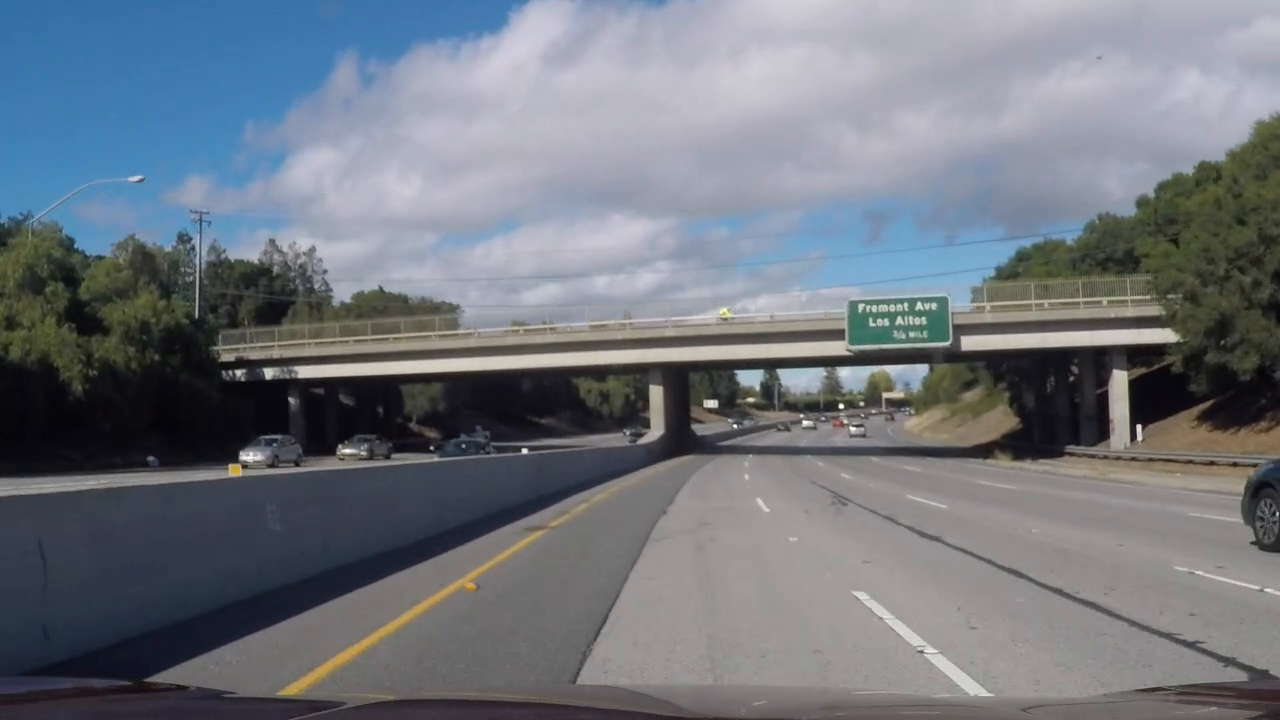
#> input picture test_images/image_74.jpg, 1280 x 720 px
$ python -i process_video.py   (imports and definitions only)   (older library calls are emulated)
#> lines starting #> are read from the running program, lines starting #| are printed output that depends on the picture; after the words box and inside, x2 and y2 are one past the last pixel; in counts of white or black regions, pixels touching at a corner belong together
### utils.py
import pickle
import cv2
import numpy as np

dist_pickle = pickle.load(open("cal_params.p", "rb"))
#> (reads cal_params.p from the repository)
mtx = dist_pickle["mtx"]
dist = dist_pickle["dist"]


# [47 lines left out: functions abs_sobel_thresh, mag_thresh, dir_threshold, color_select, not called in this run]


def red_select(img, r_thresh=(0, 255)):
    r = img[:, :, 0]

    r_binary = np.zeros_like(r)
    r_binary[(r > r_thresh[0]) & (r <= r_thresh[1])] = 1
    return r_binary


# [7 lines left out: function hls_select, not called in this run]


def hsv_select(img, v_thresh=(0, 255)):
    hsv = cv2.cvtColor(img, cv2.COLOR_RGB2HSV)
    v = hsv[:,:,2]

    v_binary = np.zeros_like(v)
    v_binary[(v > v_thresh[0]) & (v <= v_thresh[1])] = 1
    return v_binary


def warp(img, bottom_width, mid_width, height_pct):
    img_size = (img.shape[1], img.shape[0])
    bot_width = bottom_width
    mid_width = mid_width
    height_pct = height_pct
    bottom_trim = 0.935
    offset = img_size[0] * 0.25
    src = np.float32([[img.shape[1]*(0.5-mid_width/2), img.shape[0]*height_pct],
                      [img.shape[1]*(0.5+mid_width/2), img.shape[0]*height_pct],
                      [img.shape[1]*(0.5+bot_width/2), img.shape[0]*bottom_trim],
                      [img.shape[1]*(0.5-bot_width/2), img.shape[0]*bottom_trim]])
    dst = np.float32([[offset, 0],
                      [img_size[0]-offset, 0],
                      [img_size[0]-offset, img_size[1]],
                      [offset, img_size[1]]])

    M = cv2.getPerspectiveTransform(src, dst)
    Minv = cv2.getPerspectiveTransform(dst, src)
    warped = cv2.warpPerspective(img, M, img_size, flags=cv2.INTER_LINEAR)
    return warped, Minv


# [41 lines left out: functions roi_area, calculate_curvature, not called in this run]

### process_video.py
from moviepy.editor import VideoFileClip
from utils import *
from lane_identifier import LaneIdentifier


def warp_binary_pipe(image, mtx, dist):
    undist = cv2.undistort(image, mtx, dist, None, mtx)

    v_binary = hsv_select(undist, v_thresh=(180, 255))
    r_binary = red_select(undist, r_thresh=(170, 255))
    binary = np.zeros_like(r_binary)
    binary[((r_binary == 1) & (v_binary == 1))] = 1

    bottom_width = 0.76
    mid_width = 0.2
    height_pct = 0.68
    warped, Minv = warp(binary, bottom_width, mid_width, height_pct)

    return warped, Minv


def process_image(image):
    binary_warped, Minv = warp_binary_pipe(image, mtx, dist)

    ret, left_fit, right_fit = lane_identifier.identify_lanes(binary_warped)
    if ret is True:
        img_size = (image.shape[1], image.shape[0])
        window_width = 25

        yvals = np.linspace(0, binary_warped.shape[0] - 1, binary_warped.shape[0])
        left_fitx = left_fit[0]*yvals*yvals + left_fit[1]*yvals + left_fit[2]
        left_fitx = np.array(left_fitx, np.int32)

        right_fitx = right_fit[0] * yvals * yvals + right_fit[1] * yvals + right_fit[2]
        right_fitx = np.array(right_fitx, np.int32)

        left_lane = np.array(list(zip(np.concatenate((left_fitx-window_width/2, left_fitx[::-1]+window_width/2),
                                                     axis=0),
                                      np.concatenate((yvals, yvals[::-1]), axis=0))), np.int32)
        right_lane = np.array(list(zip(np.concatenate((right_fitx - window_width / 2, right_fitx[::-1] + window_width / 2),
                                                     axis=0),
                                      np.concatenate((yvals, yvals[::-1]), axis=0))), np.int32)
        inner_lane = np.array(
            list(zip(np.concatenate((left_fitx + window_width / 2, right_fitx[::-1] + window_width / 2),
                                    axis=0),
                     np.concatenate((yvals, yvals[::-1]), axis=0))), np.int32)
        road = np.zeros_like(image)
        road_bkg = np.zeros_like(image)
        cv2.fillPoly(road, [inner_lane], color=[0, 255, 0])
        cv2.fillPoly(road_bkg, [left_lane], color=[255, 0, 255])
        cv2.fillPoly(road_bkg, [right_lane], color=[255, 0, 255])

        road_warped = cv2.warpPerspective(road, Minv, img_size, flags=cv2.INTER_LINEAR)
        road_warped_bkg = cv2.warpPerspective(road_bkg, Minv, img_size, flags=cv2.INTER_LINEAR)
        base = cv2.addWeighted(image, 1, road_warped_bkg, 0.8, 0)
        result = cv2.addWeighted(base, 1, road_warped, 0.4, 0)

        curverad, center_offset = calculate_curvature(yvals, left_fitx, right_fitx)
        side_pos = 'left'
        if center_offset <= 0:
            side_pos = 'right'

        cv2.putText(result, 'Radius of Curvature = ' + str(round(curverad, 3)) + '(m)',
                    (50, 50), cv2.FONT_HERSHEY_SIMPLEX, 1.8, (255, 255, 255), 2)
        cv2.putText(result, 'Vehicle is ' + str(abs(round(center_offset, 3))) + '(m) ' + side_pos + ' of center',
                    (50, 100), cv2.FONT_HERSHEY_SIMPLEX, 1.8, (255, 255, 255), 2)

        return result

    else:
        return image


# [9 lines not run here, left out]

>>> import cv2
>>> picture = cv2.imread('test_images/image_74.jpg')
#> picture is the input picture: shape (720, 1280, 3); mean B, G, R 126.5, 118.1, 112.2
>>> result = process_image(picture)
#> in warp_binary_pipe, `undist = cv2.undistort(image, mtx, dist, None, mtx)`:
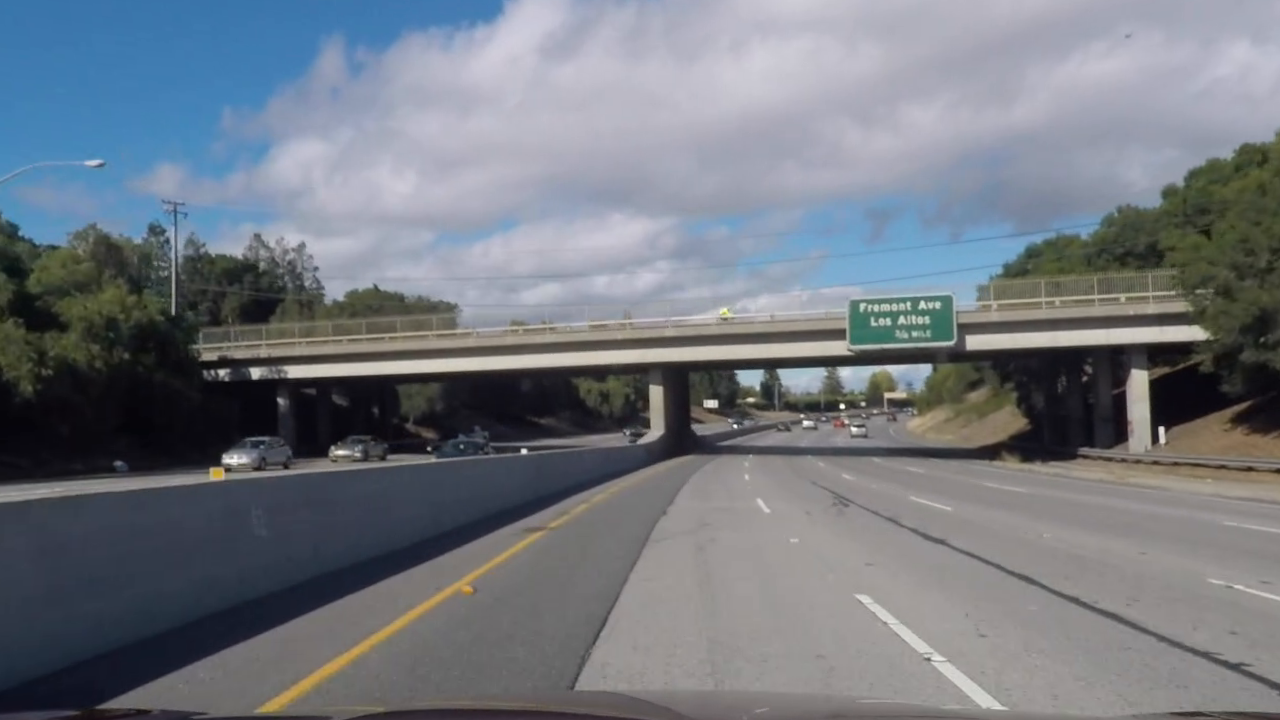
#> undist: shape (720, 1280, 3); mean B, G, R 128.2, 120.1, 114.6
#> in hsv_select, `hsv = cv2.cvtColor(img, cv2.COLOR_RGB2HSV)`: hsv: shape (720, 1280, 3); mean H, S, V 70.5, 46.4, 132.5
#> in warp_binary_pipe, `v_binary = hsv_select(undist, v_thresh=(180, 255))`:
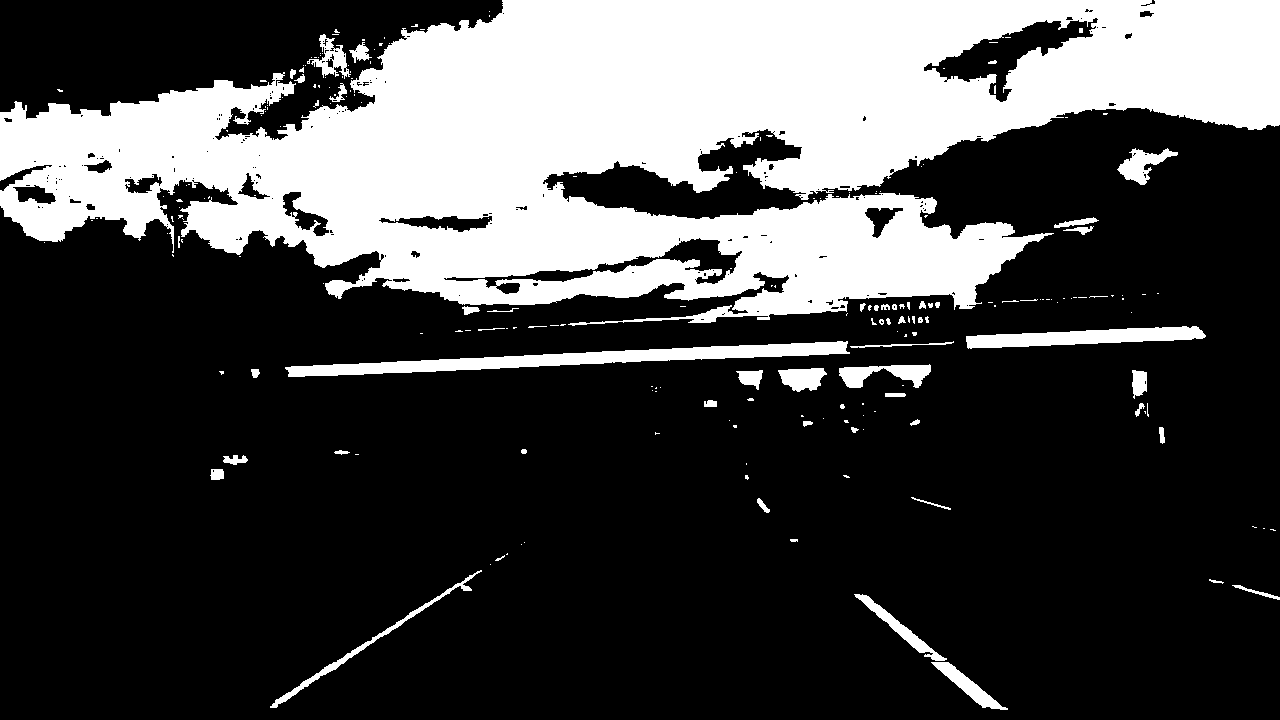
#> v_binary: shape (720, 1280); values 0 (black) and 1 (white), 27.9% white; 216 white regions (154 under 20 px), largest, box (x1, y1, x2, y2) and area: (0, 0, 1280, 326) 236712, (285, 341, 850, 377) 6640, (966, 326, 1206, 349) 3139
#> in red_select, `r = img[:, :, 0]`:
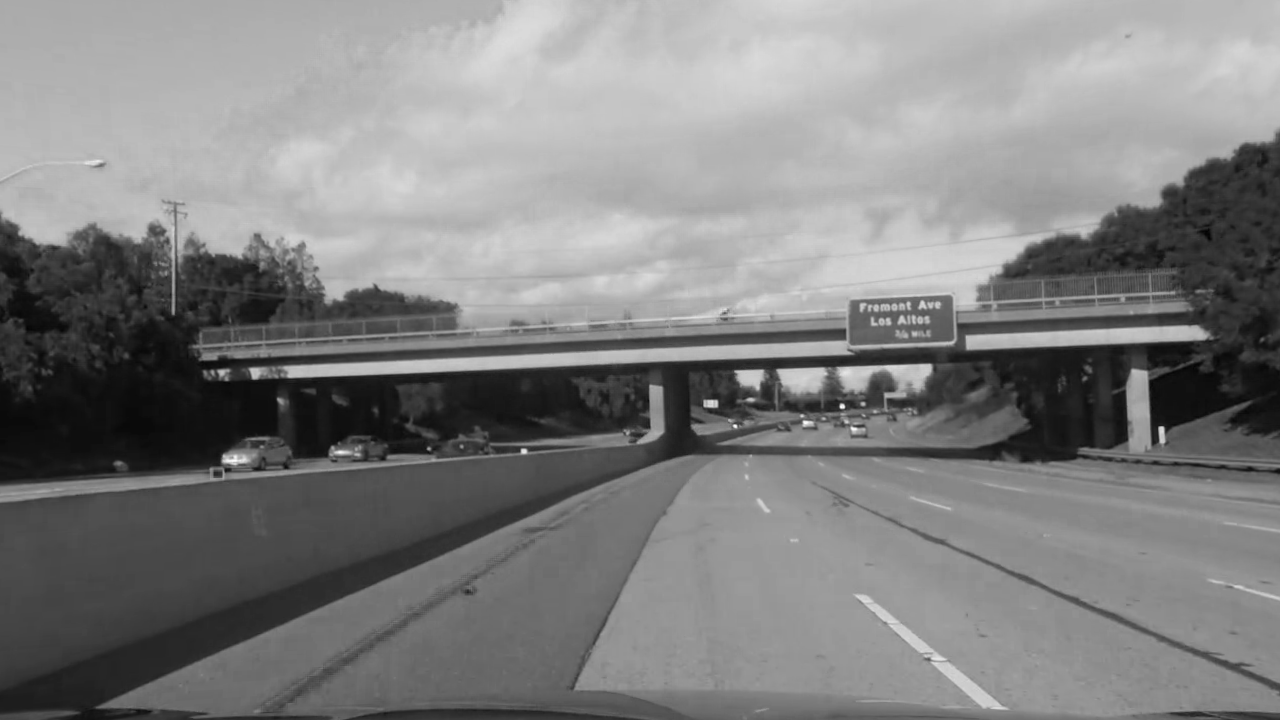
#> r: shape (720, 1280); min 2, max 254, mean 128.2
#> in warp_binary_pipe, `r_binary = red_select(undist, r_thresh=(170, 255))`: r_binary: shape (720, 1280); values 0 (black) and 1 (white), 36.9% white; 95 white regions (51 under 20 px), largest, box (x1, y1, x2, y2) and area: (0, 0, 1280, 326) 322740, (284, 341, 850, 377) 6502, (966, 326, 1206, 349) 3104
#> in process_image, `binary_warped, Minv = warp_binary_pipe(image, mtx, dist)`:
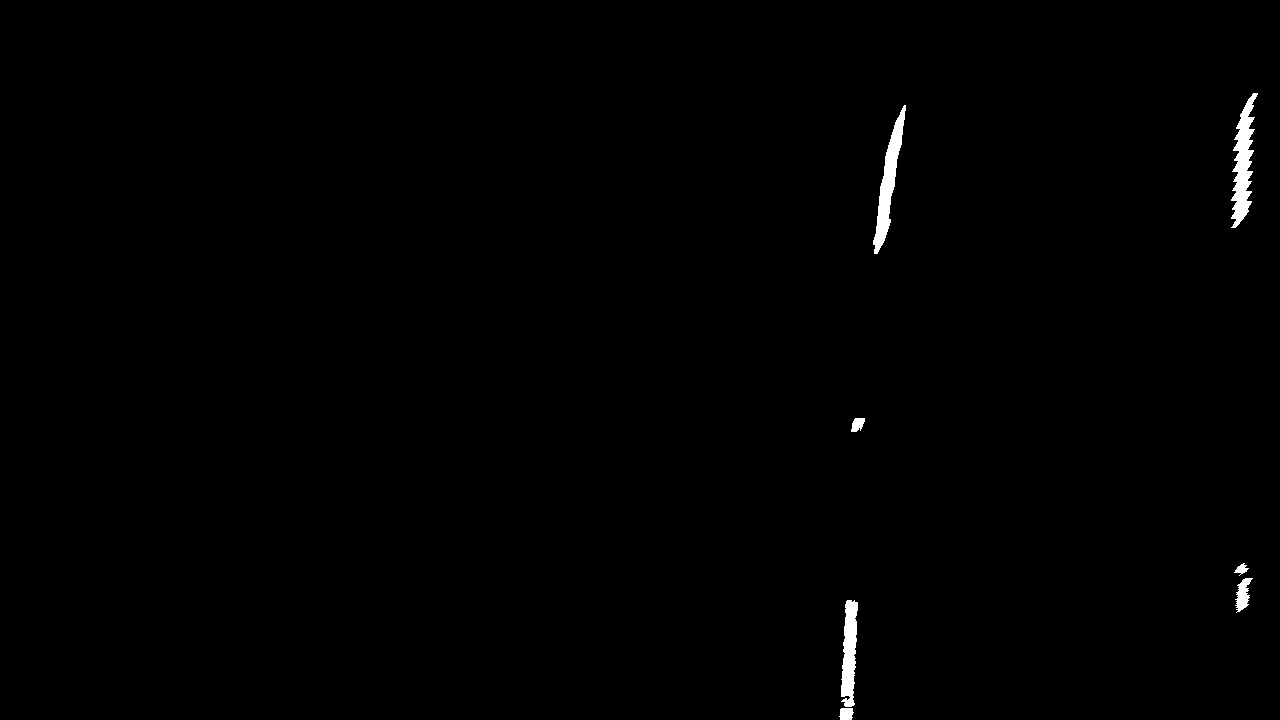
#> binary_warped: shape (720, 1280); values 0 (black) and 1 (white), 0.58% white; 7 white regions, largest, box (x1, y1, x2, y2) and area: (1231, 93, 1258, 228) 1738, (873, 105, 906, 254) 1620, (841, 600, 858, 707) 1270
#> in process_image, `binary_warped, Minv = warp_binary_pipe(image, mtx, dist)`: Minv = [[0.4, -0.655, 384], [0, -0.434, 489.6], [0, -0.00102, 1]]
#> (the run stopped early here; a loop or call above may not have finished)
